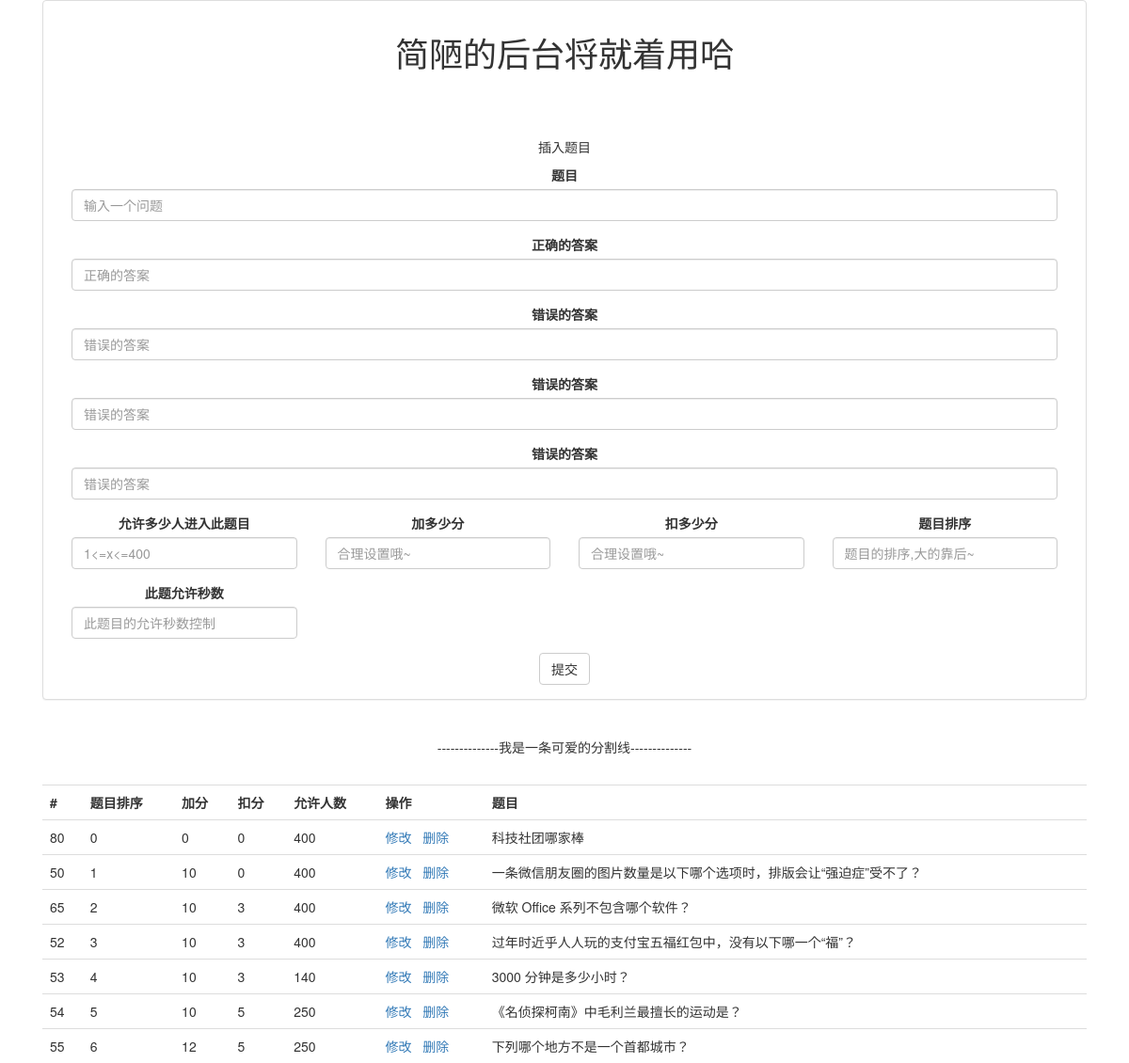
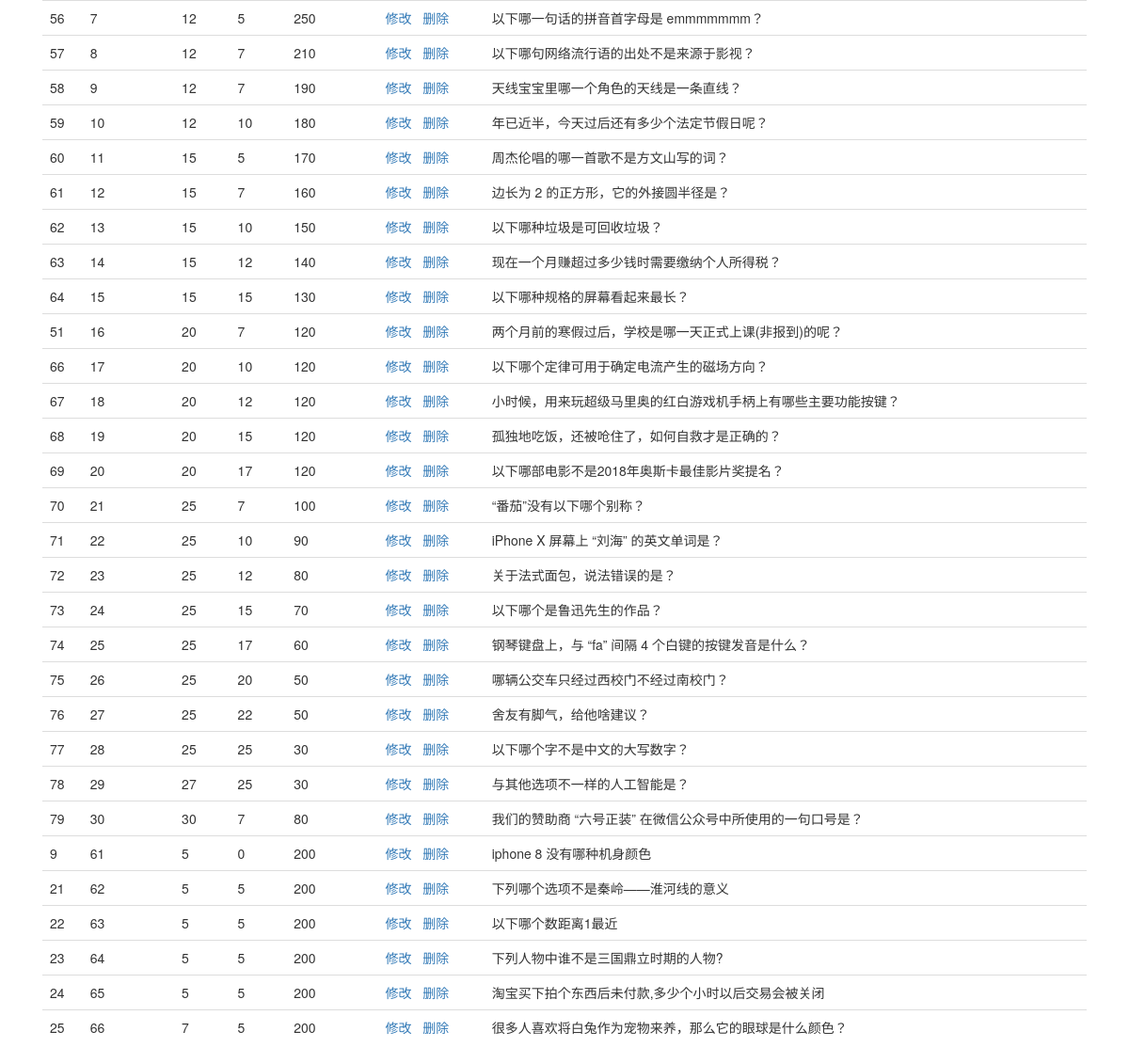
The app's page /front/admin/question.php with its own data (2 pictures, top to bottom).
### tables this page shows
CREATE TABLE `question` (
  `id` int(11) NOT NULL AUTO_INCREMENT,
  `question` text NOT NULL,
  `a` text,
  `b` text,
  `c` text,
  `d` text,
  `randomtrue` char(1) DEFAULT NULL,
  `peoplelimit` int(11) NOT NULL,
  `addscore` int(11) NOT NULL,
  `minusscore` int(11) NOT NULL,
  `sort` int(11) NOT NULL,
  `extension` int(11) NOT NULL DEFAULT '0',
  `availabletime` int(11) NOT NULL,
  PRIMARY KEY (`id`)
);

### old/plugin/php/sqlhelper.php (called while the page is built, shortened)
<?php
class sqlhelper{
	public function mysql($sql){
		$rerere = mysql_query($sql);
		return $rerere;
	}
}
?>

### front/admin/question.php (the view, shortened to what this page needs)
<!DOCTYPE html>
<html>
<head>
    <link href="/front/assets/style/bootstrap.css" rel="stylesheet">
</head>
<body>
<div class='container mainContainer'>
    <div class="col-md-12 col-sm-12 col-xs-12 div_mainblock">
        <center>
            <div class="panel panel-default">
                <div class="panel-body">
                    <center><h1>简陋的后台将就着用哈</h1></center><br><br><br>
                    <center><p id="whattodo">插入题目</p></center>
                    <div>
                        <div class="form-group col-md-12 col-sm-1 col-xs-1">
                            <label for="questionInput">题目</label>
                            <input class="form-control" id="questionInput" placeholder="输入一个问题">
                        </div>
                        <div class="form-group col-md-12 col-sm-1 col-xs-1">
                            <label for="AInput">正确的答案</label>
                            <input class="form-control" id="AInput" placeholder="正确的答案">
                        </div>
                        <div class="form-group col-md-12 col-sm-1 col-xs-1">
                            <label for="BInput">错误的答案</label>
                            <input class="form-control" id="BInput" placeholder="错误的答案">
                        </div>
                        <div class="form-group col-md-12 col-sm-1 col-xs-1">
                            <label for="CInput">错误的答案</label>
                            <input class="form-control" id="CInput" placeholder="错误的答案">
                        </div>
                        <div class="form-group col-md-12 col-sm-1 col-xs-1">
                            <label for="DInput">错误的答案</label>
                            <input class="form-control" id="DInput" placeholder="错误的答案">
                        </div>
                        <div class="form-group col-md-3 col-sm-1 col-xs-1">
                            <label for="peoplelimitInput">允许多少人进入此题目</label>
                            <input class="form-control" id="peoplelimitInput" placeholder="1<=x<=400">
                        </div>
                        <div class="form-group col-md-3 col-sm-1 col-xs-1">
                            <label for="addscoreInput">加多少分</label>
                            <input class="form-control" id="addscoreInput" placeholder="合理设置哦~">
                        </div>
                        <div class="form-group col-md-3 col-sm-1 col-xs-1">
                            <label for="minusscoreInput">扣多少分</label>
                            <input class="form-control" id="minusscoreInput" placeholder="合理设置哦~">
                        </div>
                        <div class="form-group col-md-3 col-sm-1 col-xs-1">
                            <label for="sortInput">题目排序</label>
                            <input class="form-control" id="sortInput" placeholder="题目的排序,大的靠后~">
                        </div>
                        <div class="form-group col-md-3 col-sm-1 col-xs-1">
                            <label for="sortInput">此题允许秒数</label>
                            <input class="form-control" id="availabletimeInput" placeholder="此题目的允许秒数控制">
                        </div>
                        <br style="clear:both;">
                        <button class="btn btn-default" id="submit">提交</button>
                    </div>
                </div>
            </div>
            <br>
            <p>--------------我是一条可爱的分割线--------------</p>
            <br>
            <div class="table-responsive">
                <table class="table">
                    <tr>
                        <th>#</th>
                        <th>题目排序</th>
                        <th>加分</th>
                        <th>扣分</th>
                        <th>允许人数</th>
                        <th>操作</th>
                        <th>题目</th>
                    </tr>
                    <?php
                    $nc = new sqlhelper();
                    $result = $nc ->mysql("select * from question order by sort");
                    while($row = mysql_fetch_array($result)){
                        ?>
                        <tr>
                            <td><?php echo($row['id']);?></td>
                            <td><?php echo($row['sort']);?></td>
                            <td><?php echo($row['addscore']);?></td>
                            <td><?php echo($row['minusscore']);?></td>
                            <td><?php echo($row['peoplelimit']);?></td>
                            <td><a onclick="modify(<?php echo($row['id']);?>)">修改</a>&nbsp;&nbsp;&nbsp;<a onclick="deleteid(<?php echo($row['id']);?>)">删除</a></td>
                            <td><?php echo($row['question']);?></td>
                        </tr>
                        <?php
                    }
                    ?>
                </table>
            </div>
        </center>
    </div>
</div>
</body>
</html>

### records on screen
question: id "80", sort "0", addscore "0", minusscore "0", peoplelimit "400", question "科技社团哪家棒"
question: id "50", sort "1", addscore "10", minusscore "0", peoplelimit "400", question "一条微信朋友圈的图片数量是以下哪个选项时，排版会让“强迫症”受不了？"
question: id "65", sort "2", addscore "10", minusscore "3", peoplelimit "400", question "微软 Office 系列不包含哪个软件？"
question: id "52", sort "3", addscore "10", minusscore "3", peoplelimit "400", question "过年时近乎人人玩的支付宝五福红包中，没有以下哪一个“福”？"
question: id "53", sort "4", addscore "10", minusscore "3", peoplelimit "140", question "3000 分钟是多少小时？"
question: id "54", sort "5", addscore "10", minusscore "5", peoplelimit "250", question "《名侦探柯南》中毛利兰最擅长的运动是？"
question: id "55", sort "6", addscore "12", minusscore "5", peoplelimit "250", question "下列哪个地方不是一个首都城市？"
question: id "56", sort "7", addscore "12", minusscore "5", peoplelimit "250", question "以下哪一句话的拼音首字母是 emmmmmmm？"
question: id "57", sort "8", addscore "12", minusscore "7", peoplelimit "210", question "以下哪句网络流行语的出处不是来源于影视？"
question: id "58", sort "9", addscore "12", minusscore "7", peoplelimit "190", question "天线宝宝里哪一个角色的天线是一条直线？"
question: id "59", sort "10", addscore "12", minusscore "10", peoplelimit "180", question "年已近半，今天过后还有多少个法定节假日呢？"
question: id "60", sort "11", addscore "15", minusscore "5", peoplelimit "170", question "周杰伦唱的哪一首歌不是方文山写的词？"
question: id "61", sort "12", addscore "15", minusscore "7", peoplelimit "160", question "边长为 2 的正方形，它的外接圆半径是？"
question: id "62", sort "13", addscore "15", minusscore "10", peoplelimit "150", question "以下哪种垃圾是可回收垃圾？"
question: id "63", sort "14", addscore "15", minusscore "12", peoplelimit "140", question "现在一个月赚超过多少钱时需要缴纳个人所得税？"
question: id "64", sort "15", addscore "15", minusscore "15", peoplelimit "130", question "以下哪种规格的屏幕看起来最长？"
question: id "51", sort "16", addscore "20", minusscore "7", peoplelimit "120", question "两个月前的寒假过后，学校是哪一天正式上课(非报到)的呢？"
question: id "66", sort "17", addscore "20", minusscore "10", peoplelimit "120", question "以下哪个定律可用于确定电流产生的磁场方向？"
question: id "67", sort "18", addscore "20", minusscore "12", peoplelimit "120", question "小时候，用来玩超级马里奥的红白游戏机手柄上有哪些主要功能按键？"
question: id "68", sort "19", addscore "20", minusscore "15", peoplelimit "120", question "孤独地吃饭，还被呛住了，如何自救才是正确的？"
question: id "69", sort "20", addscore "20", minusscore "17", peoplelimit "120", question "以下哪部电影不是2018年奥斯卡最佳影片奖提名？"
question: id "70", sort "21", addscore "25", minusscore "7", peoplelimit "100", question "“番茄”没有以下哪个别称？"
question: id "71", sort "22", addscore "25", minusscore "10", peoplelimit "90", question "iPhone X 屏幕上 “刘海” 的英文单词是？"
question: id "72", sort "23", addscore "25", minusscore "12", peoplelimit "80", question "关于法式面包，说法错误的是？"
question: id "73", sort "24", addscore "25", minusscore "15", peoplelimit "70", question "以下哪个是鲁迅先生的作品？"
question: id "74", sort "25", addscore "25", minusscore "17", peoplelimit "60", question "钢琴键盘上，与 “fa” 间隔 4 个白键的按键发音是什么？"
question: id "75", sort "26", addscore "25", minusscore "20", peoplelimit "50", question "哪辆公交车只经过西校门不经过南校门？"
question: id "76", sort "27", addscore "25", minusscore "22", peoplelimit "50", question "舍友有脚气，给他啥建议？"
question: id "77", sort "28", addscore "25", minusscore "25", peoplelimit "30", question "以下哪个字不是中文的大写数字？"
question: id "78", sort "29", addscore "27", minusscore "25", peoplelimit "30", question "与其他选项不一样的人工智能是？"
question: id "79", sort "30", addscore "30", minusscore "7", peoplelimit "80", question "我们的赞助商 “六号正装” 在微信公众号中所使用的一句口号是？"
question: id "9", sort "61", addscore "5", minusscore "0", peoplelimit "200", question "iphone 8 没有哪种机身颜色"
question: id "21", sort "62", addscore "5", minusscore "5", peoplelimit "200", question "下列哪个选项不是秦岭——淮河线的意义"
question: id "22", sort "63", addscore "5", minusscore "5", peoplelimit "200", question "以下哪个数距离1最近"
question: id "23", sort "64", addscore "5", minusscore "5", peoplelimit "200", question "下列人物中谁不是三国鼎立时期的人物?"
question: id "24", sort "65", addscore "5", minusscore "5", peoplelimit "200", question "淘宝买下拍个东西后未付款,多少个小时以后交易会被关闭"
question: id "25", sort "66", addscore "7", minusscore "5", peoplelimit "200", question "很多人喜欢将白兔作为宠物来养，那么它的眼球是什么颜色？"
